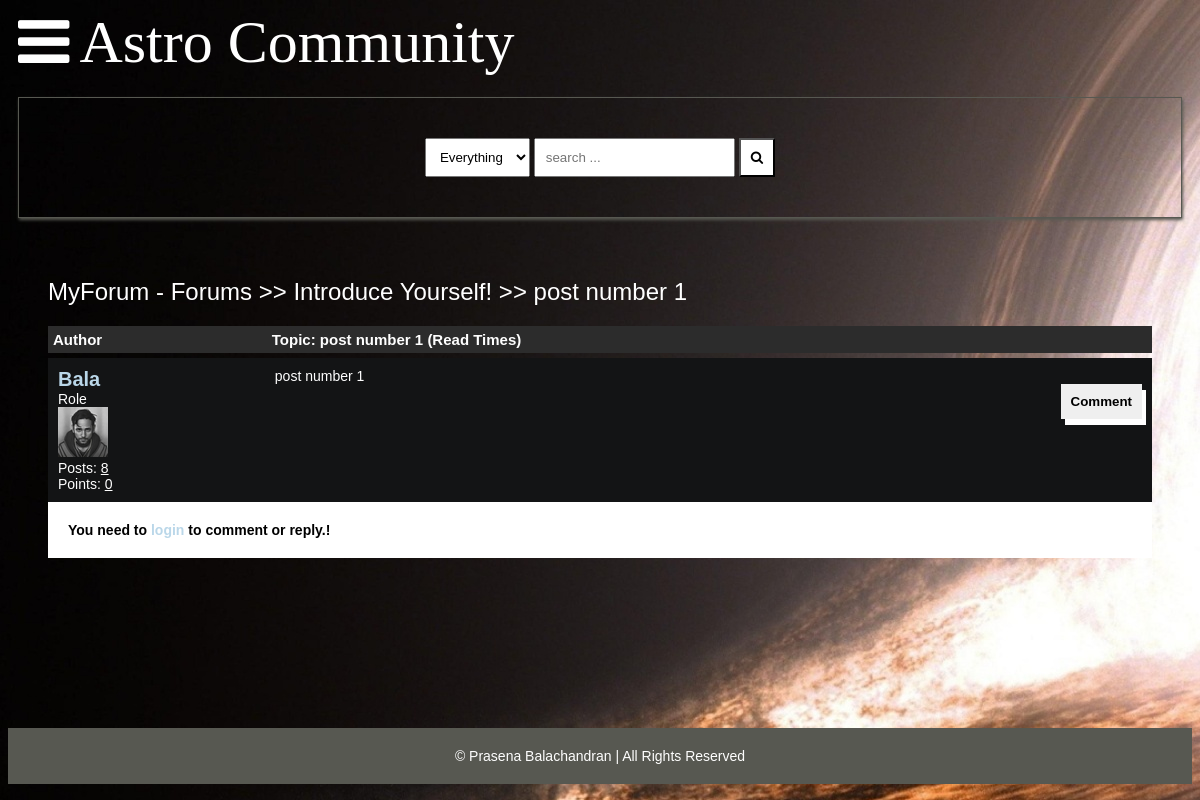
The page /detail/post-number-1/ on the database as committed earlier.
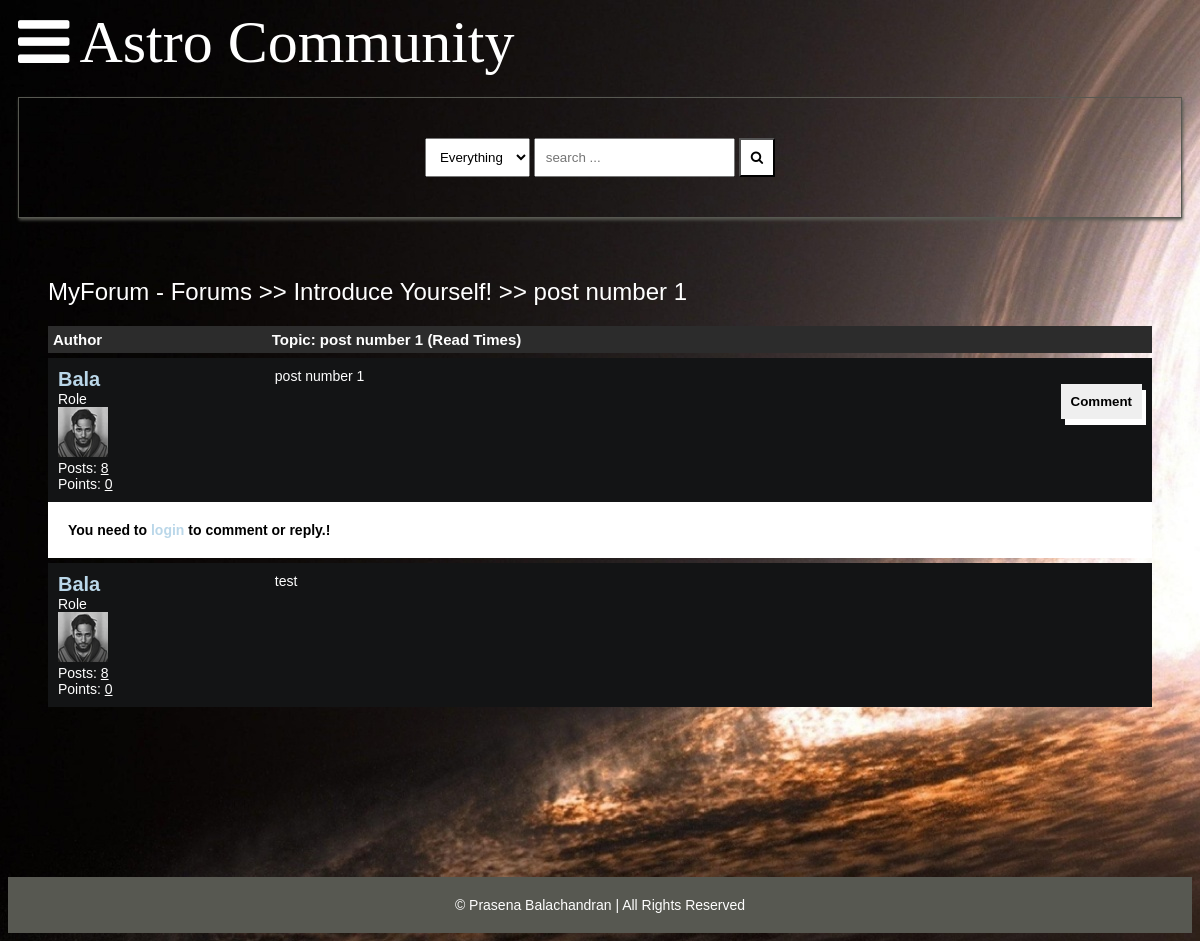
The same page on the database as committed later.
### main/models.py (models this page shows, shortened)
class Post(models.Model):
    title = models.CharField(max_length=400)
    slug = models.SlugField(max_length=400, unique=True, blank=True)
    user = models.ForeignKey(Author, on_delete=models.CASCADE)
    content = HTMLField()
    categories = models.ManyToManyField(Category)
    date = models.DateTimeField(auto_now_add=True)
    approved = models.BooleanField(default=False)
    hit_count_generic = GenericRelation(
        HitCount,
        object_id_field="object_pk",
        related_query_name="hit_count_generic_relation",
    )
    tags = TaggableManager()
    comments = models.ManyToManyField(Comment, blank=True)
    closed = models.BooleanField(default=False)
    state = models.CharField(max_length=40, default="zero")
    def get_url(self):
        return reverse("detail", kwargs={"slug": self.slug})

class Category(models.Model):
    title = models.CharField(max_length=50)
    slug = models.SlugField(max_length=400, unique=True, blank=True)
    description = models.TextField(default="description")
    class Meta:
        verbose_name_plural = "categories"
    def __str__(self):
        return self.title
    def get_url(self):
        return reverse("posts", kwargs={"slug": self.slug})

class Author(models.Model):
    user = models.ForeignKey(User, on_delete=models.CASCADE)
    fullname = models.CharField(max_length=40, blank=True)
    slug = slug = models.SlugField(max_length=400, unique=True, blank=True)
    bio = HTMLField()
    points = models.IntegerField(default=0)
    profile_pic = ResizedImageField(
        size=[50, 80],
        quality=100,
        upload_to="authors",
        default=None,
        null=True,
        blank=True,
    )
    @property
    def num_posts(self):
        return Post.objects.filter(user=self).count()

class Comment(models.Model):
    user = models.ForeignKey(Author, on_delete=models.CASCADE)
    content = models.TextField()
    date = models.DateTimeField(auto_now_add=True)
    replies = models.ManyToManyField(Reply, blank=True)

### main/views.py (the view, shortened to what this page needs)
# urls.py: path("detail/<slug>/", detail, name="detail"),
def detail(request, slug):
    post = get_object_or_404(Post, slug=slug)
    if request.user.is_authenticated:
        author = Author.objects.get(user=request.user)
    context = {
        "post": post,
        "title": "ASTRO: "+post.title,
    }
    update_views(request, post)
    return render(request, "detail.html", context)

### main/context_processors.py (called while the page is built, shortened)
def searchFunction(request):
    search_context = {}
    posts = Post.objects.all()
    return search_context

### main/utils.py (called while the page is built)
def update_views(request, object):
    context = {}
    hit_count = get_hitcount_model().objects.get_for_object(object)
    hits = hit_count.hits
    hitcontext = context["hitcount"] = {"pk": hit_count.pk}
    hit_count_response = HitCountMixin.hit_count(request, hit_count)
    if hit_count_response.hit_counted:
        hits = hits+1
        hitcontext["hitcounted"] = hit_count_response.hit_counted
        hitcontext["hit_message"] = hit_count_response.hit_message
        hitcontext["total_hits"] = hits

### templates/detail.html (shortened to what this page needs)
{% extends 'base.html' %} {% load hitcount_tags %} {% block content %}
<div class="container">
	<div class="navigate">
		<span><a href="{% url 'home' %}">MyForum - Forums</a> >> <a href="{{post.categories.all.0.get_url}}">{{post.categories.all.0}}</a> >> <a href="{{post.get_url}}">{{post.title}}</a></span>
	</div>
	<div class="topic-container">
		<div class="head">
			<div class="authors">Author</div>
			<div class="content">Topic: {{post.title}} (Read {% get_hit_count for post %} Times)</div>
		</div>
		<div class="body">
			<div class="authors">
				<div class="username"><a href="javascript:void(0)">{{post.user.fullname|title}}</a></div>
				<div>Role</div>
				<img src="{{post.user.profile_pic.url}}" alt="" >
				<div>Posts: <u>{{post.user.num_posts}}</u></div>
				<div>Points: <u>{{post.user.points}}</u></div>
			</div>
			<div class="content">
				{{post.content|safe}}
				<br />
				<div class="comment">
					<button onclick="showComment()">Comment</button>
				</div>
			</div>
		</div>
	</div>
	{% if post.closed == True %}
	<div style="background-color: #fff; color: #000; font-weight: bolder; padding: 20px; width: 100%;">This Topic Is Closed!</div>
	{% else %} {% if request.user.is_authenticated %}
	<form action="." method="post">
		{% csrf_token %}
		<div class="comment-area hide" id="comment-area">
			<textarea name="comment" id="" placeholder="comment here ... "></textarea>
			<input type="submit" value="submit" name="comment-form" >
		</div>
	</form>
	{% else %}
	<div style="background-color: #fff; color: #000; font-weight: bolder; padding: 20px; width: 100%;">
		You need to <a href="{% url 'signin' %}"><b>login</b></a> to comment or reply.!
	</div>
	{% endif %} {% endif %}
	{% for comment in post.comments.all %}
	<div class="comments-container">
		<div class="body">
			<div class="authors">
				<div class="username"><a href="javascript:void(0)">{{comment.user.fullname|title}}</a></div>
				<div>Role</div>
				<img src="{{comment.user.profile_pic.url}}" alt="" >
				<div>Posts: <u>{{comment.user.num_posts}}</u></div>
				<div>Points: <u>{{comment.user.points}}</u></div>
			</div>
			<div class="content">
				{{comment.content}}
				<br />
			</div>
		</div>
	</div>
	 {% endfor %}
</div>
{% endblock content %}

### templates/base.html (shortened to what this page needs)
<!DOCTYPE html>
<html lang="en">
	<head>
		{% load static %}
		<link rel="stylesheet" href="{% static 'assets/css/style.css' %}" >
		<link rel="stylesheet" href="https://cdnjs.cloudflare.com/ajax/libs/font-awesome/4.7.0/css/font-awesome.min.css" >
	</head>
	<body>
		<header>
			<nav class="navbar">
				<a class="bar-icon" id="iconBar" onclick="hideIconBar()"><i class="fa fa-bars"></i></a>
				<div class="brand">Astro Community</div>
			</nav>
			<form action="{% url 'search_result' %}" method="GET">
				<div class="search-box">
					<div>
						<select name="search" id="search">
							<option value="Everything">Everything</option>
						</select>
						<input type="text" name="q" placeholder="search ..." >
						<button type="submit" name="search" aria-label="Search"><i class="fa fa-search"></i></button>
					</div>
				</div>
			</form>
		</header>
		{% block content %} {% endblock content %}
		<footer>
			<span>&copy; Prasena Balachandran | All Rights Reserved</span>
		</footer>
	</body>
</html>

### static/assets/css/style.css (style rules this page uses)
:root { background-image: url("../images/blackhole.jpg"); background-color: #cccccc; }
* { box-sizing: border-box; }
html { font-size: 14px; font-family: 'Titillium Web', sans-serif; background-color:rgb(0,0,0); color:#FEFEFE; }
a { color:#BAD7E9; font-weight: bolder; text-decoration: none; }
.container { margin: 20px; padding: 20px; }
header { margin-inline: 10px; }
.navbar { display:flex; align-items: center; }
.bar-icon { font-size: 60px; display: inline-block; margin-right:10px; color: #fff; cursor: pointer; }
.brand { font-family: Fredoka; font-size:60px; display: inline-block; color: #fff; }
.search-box { border: solid 1px #575851; margin-top: 20px; padding: 40px; display:flex; justify-content: center; box-shadow:1px 2px 3px #575851; }
.search-box select { padding: 10px; }
.search-box input { padding: 10px; }
.search-box button { padding: 10px; background-color:#fff; color:#000000; }
footer { margin-top: 20px; padding: 20px; background-color: #575851; display: block; text-align: center; }
.navigate { margin-block: 20px; font-weight: lighter; font-size: 24px; }
.navigate a { color: #fff; }
.head { display: flex; background-color: #2C2C2C; padding: 5px; font-weight: bold; font-size: 15px; }
.authors { flex: 20%; }
.content { flex: 80%; }
.body { display: flex; background-color: #131415; padding: 10px; margin-top: 5px; }
.body .authors .username { font-size: 20px; }
.body .authors img { max-width: 50px; max-height: 80px; }
.body .content .comment button { border:none; padding:10px; font-weight: bolder; box-shadow: 4px 6px #fff; cursor: pointer; float: right; }

Rows that differ between the two databases and show on the page:
added Comment: user.fullname "Bala", user.profile_pic (placeholder picture), user.num_posts "8", user.points "0", content "test"
